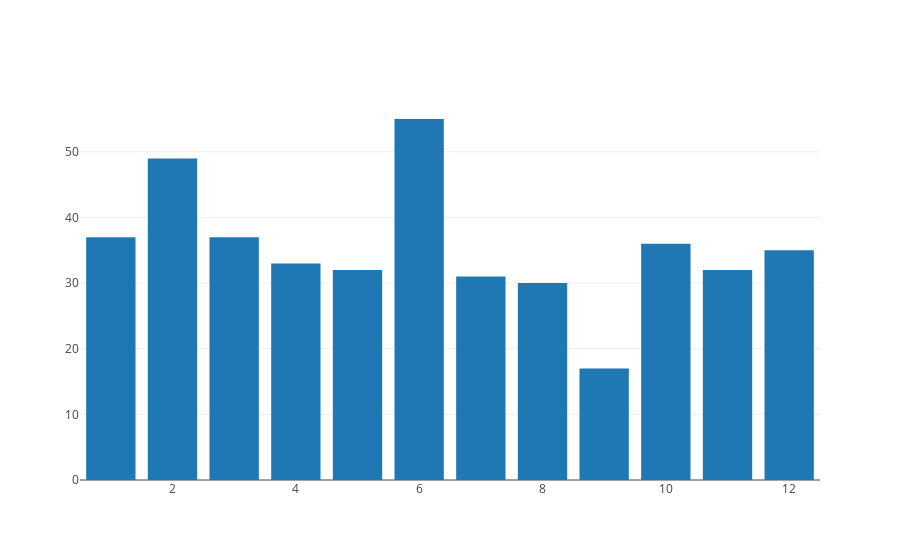

Here is the notebook cell this chart was saved with:
### Markdown cell above
### Item/Store vs Month

Here we look at the same store/item combination from above but over each month of the year.  We can see a spike around February and June.  Its possible that these are holiday months and the item is associated with the holidays.

### Code cell
data = train_data_2013.loc[(train_data_2013['store_nbr'] == rand_stores[0]) & (train_data_2013['item_nbr'] == rand_items[0]),:]
grpd_data = data.groupby('date_month')
iplot(go.Figure(data = [go.Bar(x = [val for val,_ in grpd_data], y = grpd_data.sum()['unit_sales'], name = 'tot_trans')]))

### Figure 1 — Plotly figure (JSON) as saved in the notebook; plotly's stock layout.template omitted (floating-point values rounded to 4 significant figures)
{"data": [{"name": "tot_trans", "type": "bar", "x": [1, 2, 3, 4, 5, 6, 7, 8, 9, 10, 11, 12], "y": [37, 49, 37, 33, 32, 55, 31, 30, 17, 36, 32, 35]}], "layout": {}}
